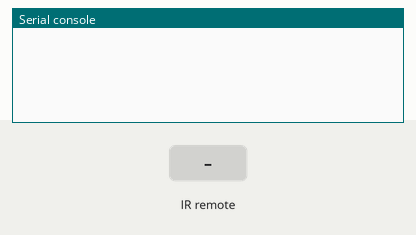
The program below on a simulated MicroPython board. Shown: the last lines printed to the serial console. Inputs (shaded band) come from the test bench.

Above: at 1.2 s.
1.3 s: infrared code 0x45 received
At 2.0 s:
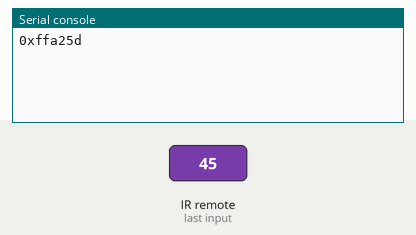
2.8 s: infrared code 0x46 received
At 3.2 s:
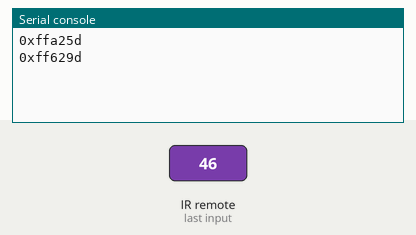
4.3 s: infrared code 0x16 received
At 5.5 s:
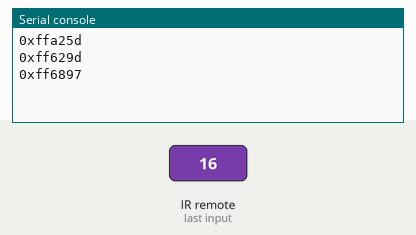
5.8 s: infrared code 0x0C received
At 6.7 s:
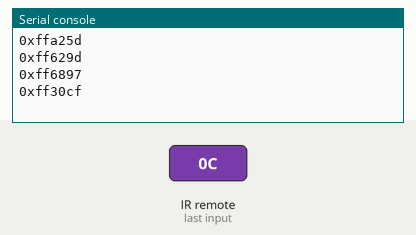

The program:

main.py
```python
from irrecvdata import irGetCMD
recvPin = irGetCMD(15)
try:
    while True:
        irValue = recvPin.ir_read()
        if irValue:
            print(irValue)
except:
    pass
```

Measured:
- after the input at 1.3 s, the serial console: prints a new line at once (image 1)
- after the input at 2.8 s, the serial console: prints a new line at once (image 2)
- after the input at 4.3 s, the serial console: prints a new line at once (image 3)
- after the input at 5.8 s, the serial console: prints a new line at once (image 4)
